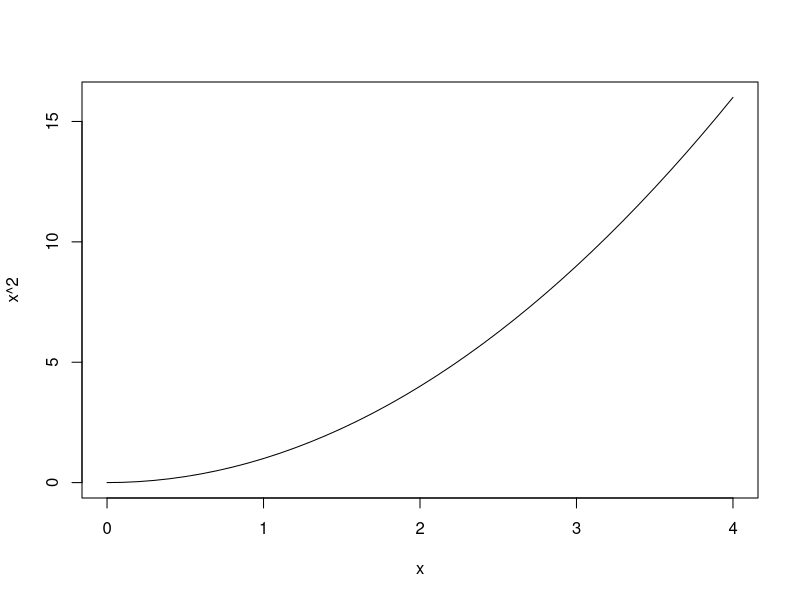
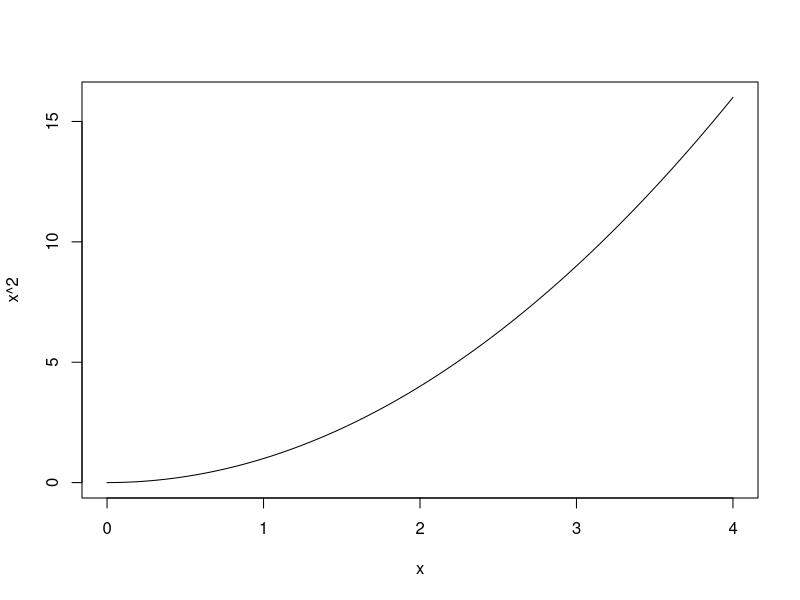

R code for these plots, in order: (Note: this script raises an error after producing the figures.)
#!/usr/bin/r

x=seq(0,4,by=.1)                  # create the x values
plot(x,x^2,type="l")              # type="l" to make line

curve(x^2,0,4)

weight = c(150, 135, 210, 140)
height = c(65, 61, 70, 65)
gender = c("Fe","Fe","M","Fe")
study = data.frame(weight,height,gender) # make the data frame

study = data.frame(w=weight,h=height,g=gender)

row.names(study)<-c("Mary","Alice","Bob","Judy")
study

# all rows, just the weight column
study[,"weight"]             
# [1] 150 135 210 140
study[,1]
# all rows, just the first column

study["Mary",]
study["Mary","weight"]

study$weight                  # using $
study[["weight"]]             # using the name.
study[["w"]]                  # unambiguous shortcuts are okay
study[[1]]                    # by position 


study[study$gender == "Fe", ] # use $ to access gender via a list

data(PlantGrowth)
PlantGrowth


attach(PlantGrowth)
weight.ctrl = weight[group == "ctrl"]

unstack(PlantGrowth)

boxplot(unstack(PlantGrowth))

